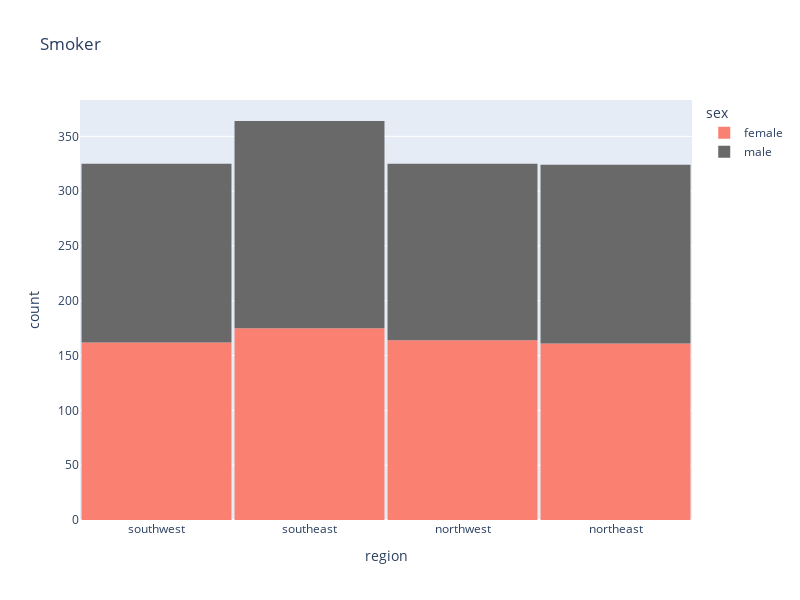

The cell this chart's notebook holds for it:
### Code cell
fig = px.histogram(df, x='region', 
            color='sex',
            color_discrete_sequence=['salmon', 'dimgrey'],
            title='Smoker')
fig.update_layout(width=800, height=600, bargap=0.02)
fig.show()

### Figure 1 — Plotly figure (JSON) as saved in the notebook; plotly's stock layout.template omitted (floating-point values rounded to 4 significant figures; data arrays with more than 128 entries replaced by an {"elided": "..."} marker saying what was removed)
{"data": [{"alignmentgroup": "True", "bingroup": "x", "hovertemplate": "sex=female<br>region=%{x}<br>count=%{y}<extra></extra>", "legendgroup": "female", "marker": {"color": "salmon", "pattern": {"shape": ""}}, "name": "female", "offsetgroup": "female", "orientation": "v", "showlegend": true, "type": "histogram", "x": {"elided": "662 str values"}, "xaxis": "x", "yaxis": "y"}, {"alignmentgroup": "True", "bingroup": "x", "hovertemplate": "sex=male<br>region=%{x}<br>count=%{y}<extra></extra>", "legendgroup": "male", "marker": {"color": "dimgrey", "pattern": {"shape": ""}}, "name": "male", "offsetgroup": "male", "orientation": "v", "showlegend": true, "type": "histogram", "x": {"elided": "676 str values"}, "xaxis": "x", "yaxis": "y"}], "layout": {"bargap": 0.02, "barmode": "relative", "height": 600, "legend": {"title": {"text": "sex"}, "tracegroupgap": 0}, "title": {"text": "Smoker"}, "width": 800, "xaxis": {"anchor": "y", "domain": [0, 1], "title": {"text": "region"}}, "yaxis": {"anchor": "x", "domain": [0, 1], "title": {"text": "count"}}}}
